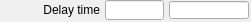
    <widget class="caFrame" name="caFrame_8">
     <property name="geometry">
      <rect>
       <x>75</x>
       <y>105</y>
       <width>251</width>
       <height>22</height>
      </rect>
     </property>
     <widget class="caLineEdit" name="caLineEdit_3">
      <property name="geometry">
       <rect>
        <x>169</x>
        <y>1</y>
        <width>80</width>
        <height>18</height>
       </rect>
      </property>
      <property name="alignment">
       <set>Qt::AlignAbsolute|Qt::AlignCenter|Qt::AlignHCenter|Qt::AlignVCenter</set>
      </property>
      <property name="channel" stdset="0">
       <string>$(P)$(R)DelayTime_RBV</string>
      </property>
      <property name="foreground">
       <color>
        <red>10</red>
        <green>0</green>
        <blue>184</blue>
       </color>
      </property>
      <property name="background">
       <color>
        <red>187</red>
        <green>187</green>
        <blue>187</blue>
       </color>
      </property>
      <property name="colorMode">
       <enum>caLineEdit::Static</enum>
      </property>
      <property name="precisionMode">
       <enum>caLineEdit::Channel</enum>
      </property>
      <property name="limitsMode">
       <enum>caLineEdit::Channel</enum>
      </property>
      <property name="maxValue">
       <double>1.000000000000000</double>
      </property>
      <property name="minValue">
       <double>0.000000000000000</double>
      </property>
      <property name="fontScaleMode" stdset="0">
       <enum>caLineEdit::Height</enum>
      </property>
      <property name="formatType">
       <enum>caLineEdit::decimal</enum>
      </property>
     </widget>
     <widget class="caTextEntry" name="caTextEntry_3">
      <property name="geometry">
       <rect>
        <x>105</x>
        <y>0</y>
        <width>59</width>
        <height>20</height>
       </rect>
      </property>
      <property name="channel" stdset="0">
       <string>$(P)$(R)DelayTime</string>
      </property>
      <property name="foreground">
       <color>
        <red>0</red>
        <green>0</green>
        <blue>0</blue>
       </color>
      </property>
      <property name="background">
       <color>
        <red>115</red>
        <green>223</green>
        <blue>255</blue>
       </color>
      </property>
      <property name="colorMode">
       <enum>caLineEdit::Static</enum>
      </property>
      <property name="precisionMode">
       <enum>caLineEdit::Channel</enum>
      </property>
      <property name="limitsMode">
       <enum>caLineEdit::Channel</enum>
      </property>
      <property name="maxValue">
       <double>1.000000000000000</double>
      </property>
      <property name="minValue">
       <double>0.000000000000000</double>
      </property>
      <property name="fontScaleMode" stdset="0">
       <enum>caLineEdit::Height</enum>
      </property>
      <property name="formatType">
       <enum>caLineEdit::decimal</enum>
      </property>
     </widget>
     <widget class="caLabel" name="caLabel_6">
      <property name="geometry">
       <rect>
        <x>0</x>
        <y>0</y>
        <width>100</width>
        <height>20</height>
       </rect>
      </property>
      <property name="frameShape">
       <enum>QFrame::NoFrame</enum>
      </property>
      <property name="text">
       <string>Delay time</string>
      </property>
      <property name="alignment">
       <set>Qt::AlignAbsolute|Qt::AlignRight|Qt::AlignTrailing|Qt::AlignVCenter</set>
      </property>
      <property name="fontScaleMode">
       <enum>ESimpleLabel::Height</enum>
      </property>
      <property name="foreground">
       <color>
        <red>0</red>
        <green>0</green>
        <blue>0</blue>
       </color>
      </property>
      <property name="background">
       <color alpha="0">
        <red>0</red>
        <green>0</green>
        <blue>0</blue>
       </color>
      </property>
     </widget>
    </widget>
